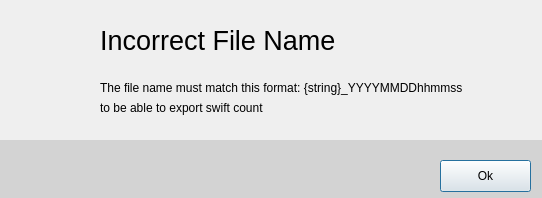
<?xml version="1.0" encoding="UTF-8"?>
<ui version="4.0">
 <class>Dialog</class>
 <widget class="QDialog" name="Dialog">
  <property name="geometry">
   <rect>
    <x>0</x>
    <y>0</y>
    <width>542</width>
    <height>198</height>
   </rect>
  </property>
  <property name="windowTitle">
   <string>Dialog</string>
  </property>
  <widget class="QLabel" name="label">
   <property name="geometry">
    <rect>
     <x>20</x>
     <y>20</y>
     <width>61</width>
     <height>51</height>
    </rect>
   </property>
   <property name="minimumSize">
    <size>
     <width>35</width>
     <height>35</height>
    </size>
   </property>
   <property name="styleSheet">
    <string notr="true">QLabel {
	background-color: rgb(0, 0, 0, 0);
	border-radius: 25px;
	border: 10px rgb(0, 0, 0, 0);
	image: url(:/images/warning.svg) 2 2 2 2 stretch stretch;
	background-repeat: no-repeat;
}
</string>
   </property>
   <property name="text">
    <string/>
   </property>
  </widget>
  <widget class="QLabel" name="label_2">
   <property name="geometry">
    <rect>
     <x>100</x>
     <y>30</y>
     <width>251</width>
     <height>21</height>
    </rect>
   </property>
   <property name="font">
    <font>
     <pointsize>20</pointsize>
    </font>
   </property>
   <property name="text">
    <string>Incorrect File Name</string>
   </property>
  </widget>
  <widget class="QPushButton" name="ok_btn">
   <property name="geometry">
    <rect>
     <x>440</x>
     <y>160</y>
     <width>91</width>
     <height>32</height>
    </rect>
   </property>
   <property name="toolTip">
    <string>&lt;html&gt;&lt;head/&gt;&lt;body&gt;&lt;p&gt;Ok&lt;/p&gt;&lt;/body&gt;&lt;/html&gt;</string>
   </property>
   <property name="styleSheet">
    <string notr="true">QToolTip {
	background-color: rgb(0, 0, 0);
    border-radius: 6px;
	color : white;
	padding: 2px;
    opacity: 200;
	font: 75 13pt &quot;Arial&quot;;
}</string>
   </property>
   <property name="text">
    <string>Ok</string>
   </property>
  </widget>
  <widget class="QLabel" name="grey">
   <property name="geometry">
    <rect>
     <x>-10</x>
     <y>140</y>
     <width>581</width>
     <height>61</height>
    </rect>
   </property>
   <property name="styleSheet">
    <string notr="true">QLabel#grey {
	background-color: rgb(211,211,211);
}</string>
   </property>
   <property name="text">
    <string/>
   </property>
  </widget>
  <widget class="QLabel" name="label_3">
   <property name="geometry">
    <rect>
     <x>100</x>
     <y>80</y>
     <width>421</width>
     <height>16</height>
    </rect>
   </property>
   <property name="text">
    <string>The file name must match this format: {string}_YYYYMMDDhhmmss</string>
   </property>
  </widget>
  <widget class="QLabel" name="label_4">
   <property name="geometry">
    <rect>
     <x>100</x>
     <y>100</y>
     <width>421</width>
     <height>16</height>
    </rect>
   </property>
   <property name="text">
    <string>to be able to export swift count</string>
   </property>
  </widget>
  <zorder>label</zorder>
  <zorder>label_2</zorder>
  <zorder>grey</zorder>
  <zorder>ok_btn</zorder>
  <zorder>label_3</zorder>
  <zorder>label_4</zorder>
 </widget>
 <resources/>
 <connections/>
</ui>
